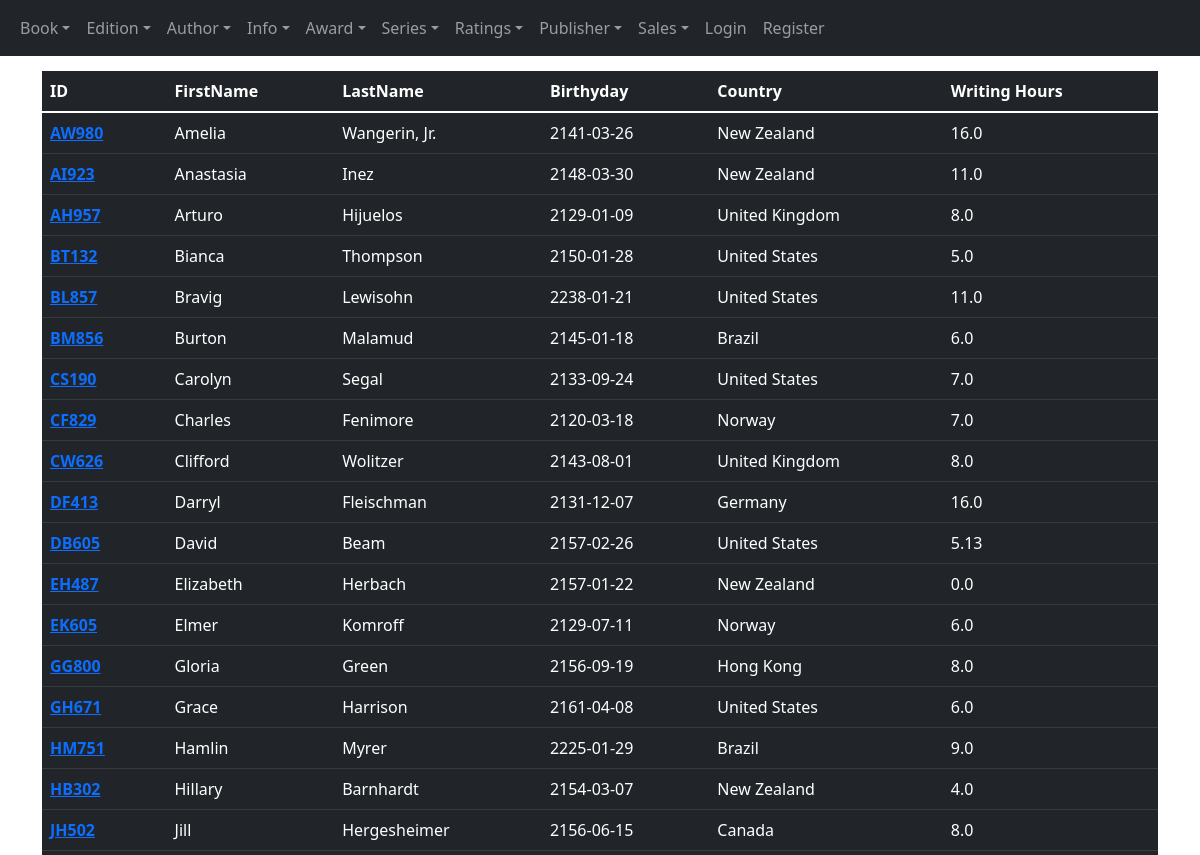
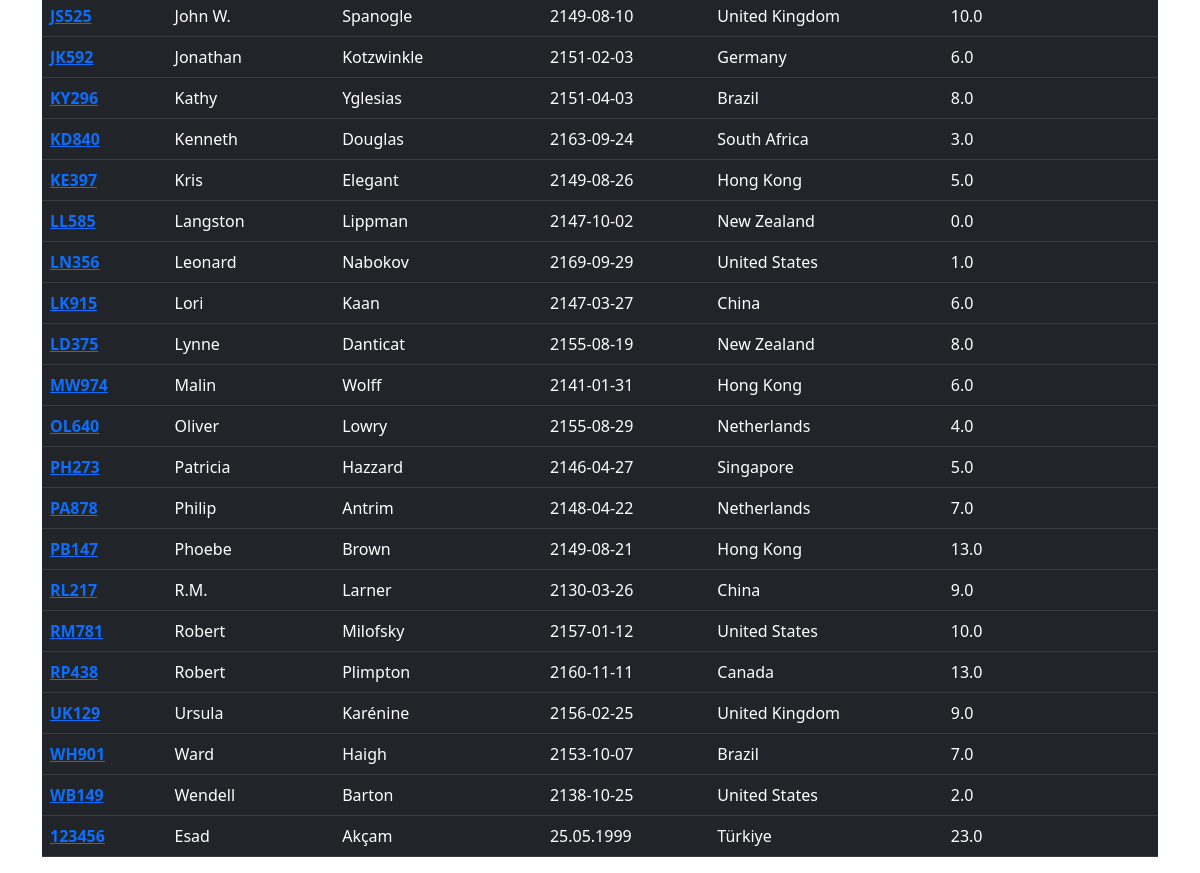
Page /author/showauthor on the earlier database version (2 pictures, top to bottom).
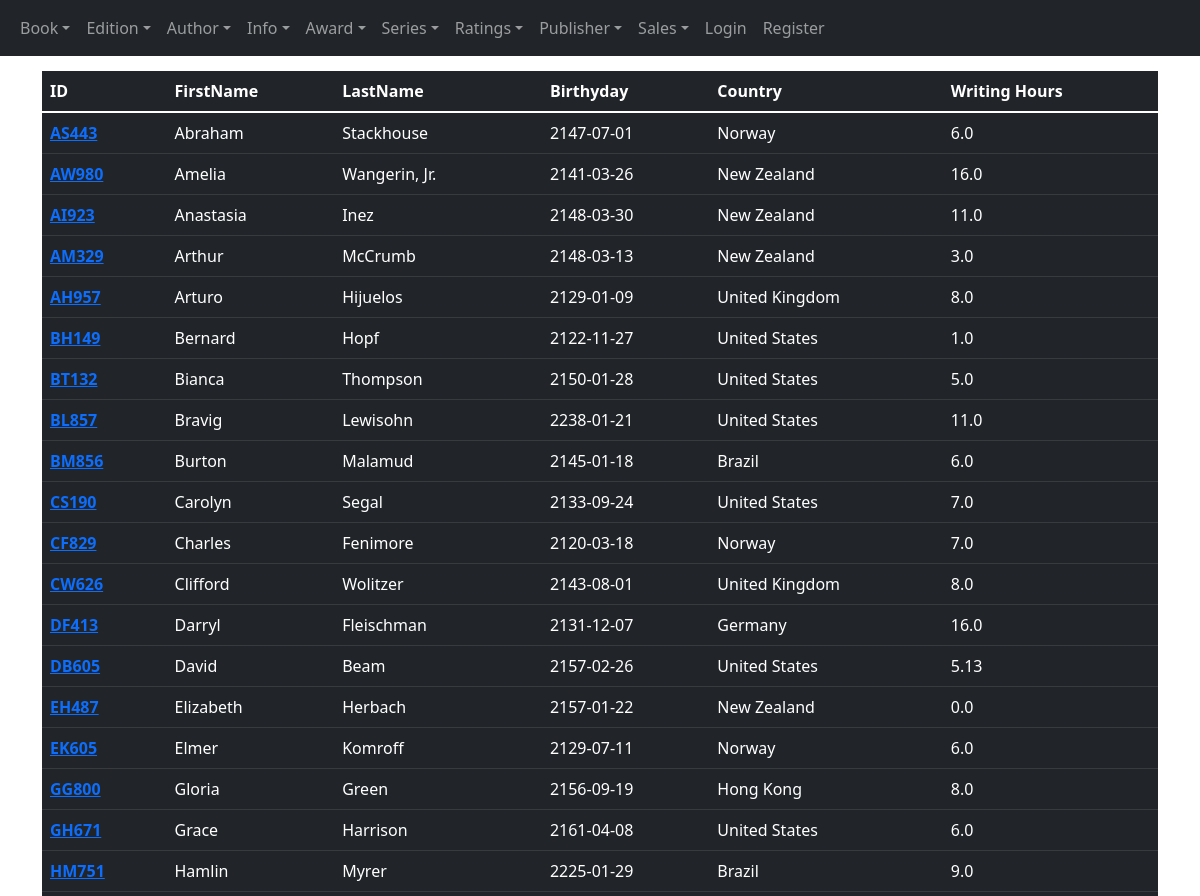
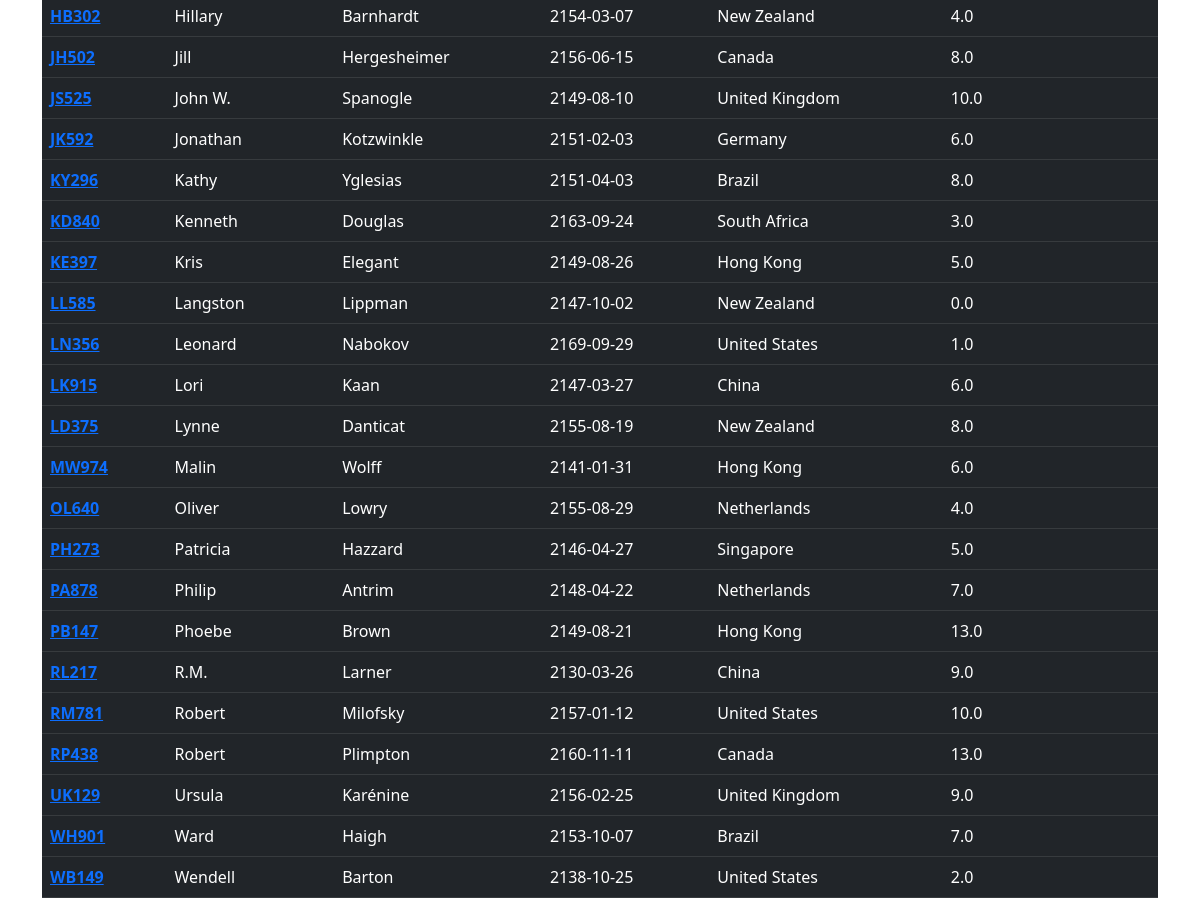
Same page on the later database version (2 pictures, top to bottom).
### tables this page shows
CREATE TABLE "AUTHOR" (
	"AuthID"	TEXT,
	"FirstName"	TEXT,
	"LastName"	TEXT,
	"Birthday"	TIMESTAMP,
	"CountryOfResidence"	TEXT,
	"HrsWritingPerDay"	REAL,
	PRIMARY KEY("AuthID")
);

### server.py (the view)
@app.route("/author/showauthor")
def showauthor():
    rows = db.show_all_authors()
    birthday = []
    for row in rows:
        try:
            birthday.append(row["Birthday"].split()[0])
        except:
            pass
    return render_template("./author/show_authors.html", rows=rows, birthday=birthday)

### Database.py (called while the page is built)
    def __connect_database(self):
        con = sqlite3.connect(self.databaseName)
        con.row_factory = sqlite3.Row
        return con

    def show_all_authors(self):
        cur = self.__connect_database().cursor()
        cur.execute("SELECT * FROM Author")
        rows = cur.fetchall()
        return rows

### templates/author/show_authors.html (shortened to what this page needs)
{% extends "layout.html" %}
{% block Body %}
<div class="container" style="padding-top: 15px;">
    <div class="table-responsive">
        <table class="table table-hover table-dark" , style="width: 100%">
            <thead>
                <tr>
                    <th scope="col">ID</th>
                    <th scope="col">FirstName</th>
                    <th scope="col">LastName</th>
                    <th scope="col">Birthyday</th>
                    <th scope="col">Country</th>
                    <th scope="col">Writing Hours</th>
                </tr>
            </thead>
            <tbody>
                {% for row in rows %}
                <tr>
                    <th scope="row"><a href='update_author{{row["AuthId"]}}'>{{row["AuthId"]}}</a></th>
                    <td>{{row["FirstName"]}}</td>
                    <td>{{row["LastName"]}}</td>
                    <td>{{birthday[loop.index - 1]}}</td>
                    <td>{{row["CountryOfResidence"]}}</td>
                    <td>{{row["HrsWritingPerDay"]}}</td>
                </tr>
                {% endfor %}
            </tbody>
        </table>
    </div>
</div>
{% endblock %}

### templates/layout.html (shortened to what this page needs)
<!DOCTYPE html>
<html lang="en">
<head>
    <link href="https://cdn.jsdelivr.net/npm/bootstrap@5.1.3/dist/css/bootstrap.min.css" rel="stylesheet"
>
</head>
<body>
    {%include "includes/navbar.html" %}
    {% block Body %}{% endblock %}
</body>
</html>

### templates/includes/navbar.html (shortened to what this page needs)
<nav class="navbar navbar-expand-sm navbar-dark bg-dark" aria-label="Third navbar example">
    <div class="container-fluid">
        <div class="collapse navbar-collapse" id="navbarsExample03">
            <ul class="navbar-nav me-auto mb-2 mb-sm-0">
                <li class="nav-item dropdown">
                    <a class="nav-link dropdown-toggle" href="#" id="dropdown03" data-bs-toggle="dropdown"
                        aria-expanded="false">Book</a>
                </li>
                <li class="nav-item dropdown">
                    <a class="nav-link dropdown-toggle" href="#" id="dropdown03" data-bs-toggle="dropdown"
                        aria-expanded="false">Edition</a>
                </li>
                <li class="nav-item dropdown">
                    <a class="nav-link dropdown-toggle" href="#" id="dropdown03" data-bs-toggle="dropdown"
                        aria-expanded="false">Author</a>
                </li>
                <li class="nav-item dropdown">
                    <a class="nav-link dropdown-toggle" href="#" id="dropdown03" data-bs-toggle="dropdown"
                        aria-expanded="false">Info</a>
                </li>
                <li class="nav-item dropdown">
                    <a class="nav-link dropdown-toggle" href="#" id="dropdown03" data-bs-toggle="dropdown"
                        aria-expanded="false">Award</a>
                </li>
                <li class="nav-item dropdown">
                    <a class="nav-link dropdown-toggle" href="#" id="dropdown03" data-bs-toggle="dropdown"
                        aria-expanded="false">Series</a>
                </li>
                <li class="nav-item dropdown">
                    <a class="nav-link dropdown-toggle" href="#" id="dropdown03" data-bs-toggle="dropdown"
                        aria-expanded="false">Ratings</a>
                </li>
                <li class="nav-item dropdown">
                    <a class="nav-link dropdown-toggle" href="#" id="dropdown03" data-bs-toggle="dropdown"
                        aria-expanded="false">Publisher</a>
                </li>
                <li class="nav-item dropdown">
                    <a class="nav-link dropdown-toggle" href="#" id="dropdown03" data-bs-toggle="dropdown"
                        aria-expanded="false">Sales</a>
                </li>
                {%if session["logged_in"]%}
                <li class="nav-item">
                    <a class="nav-link" href="/logout">Logout</a>
                </li>
                <li class="nav-item">
                    <a class="nav-link" href="/unregister">Unregister</a>
                </li>
                {%else%}
                <li class="nav-item">
                    <a class="nav-link" href="/login">Login</a>
                </li>
                <li class="nav-item">
                    <a class="nav-link" href="/register">Register</a>
                </li>
                {%endif%}
            </ul>
        </div>
    </div>
</nav>

Differences in the rows shown:
removed AUTHOR: AuthId "123456", FirstName "Esad", LastName "Akçam", Birthday "25.05.1999", CountryOfResidence "Türkiye", HrsWritingPerDay "23.0"
added AUTHOR: AuthId "AS443", FirstName "Abraham", LastName "Stackhouse", Birthday "2147-07-01", CountryOfResidence "Norway", HrsWritingPerDay "6.0"
added AUTHOR: AuthId "AM329", FirstName "Arthur", LastName "McCrumb", Birthday "2148-03-13", CountryOfResidence "New Zealand", HrsWritingPerDay "3.0"
added AUTHOR: AuthId "BH149", FirstName "Bernard", LastName "Hopf", Birthday "2122-11-27", CountryOfResidence "United States", HrsWritingPerDay "1.0"
